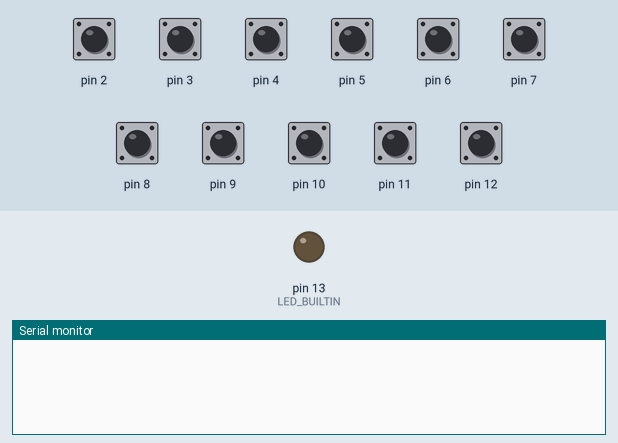
This sketch was run on a simulated Arduino Uno, built with avr-gcc and run on an emulated ATmega328P. On the bench: output pins drawn as LEDs (lit = HIGH), the last lines printed to the serial monitor. Inputs (shaded band) come from the test bench; at power-on: pin 2–12 HIGH.

Above: at 1.4 s.
1.5 s: pin 2 pulled LOW for 0.35 s
At 2.7 s:
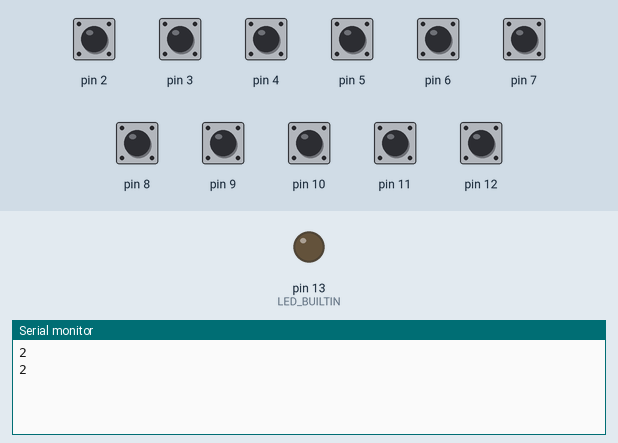
3.3 s: pin 10 pulled LOW for 0.35 s
At 4.1 s:
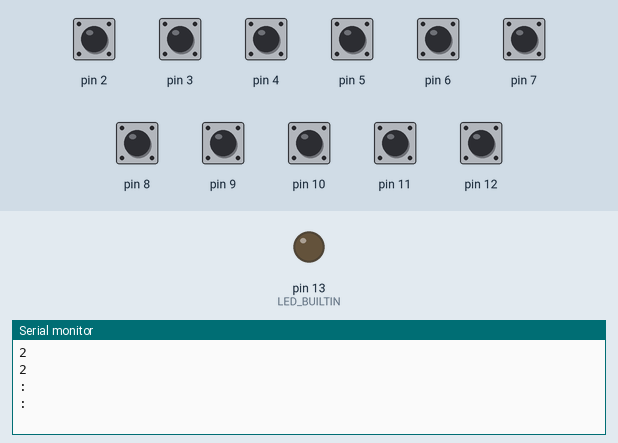
5.1 s: pin 11 pulled LOW for 0.35 s
At 6.6 s:
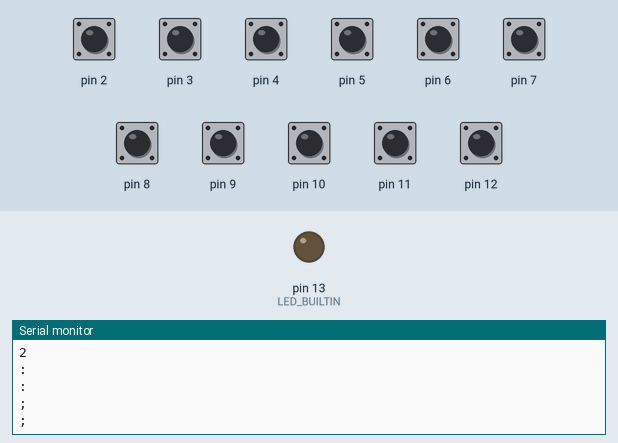
6.9 s: pin 12 pulled LOW for 0.35 s
At 8.2 s:
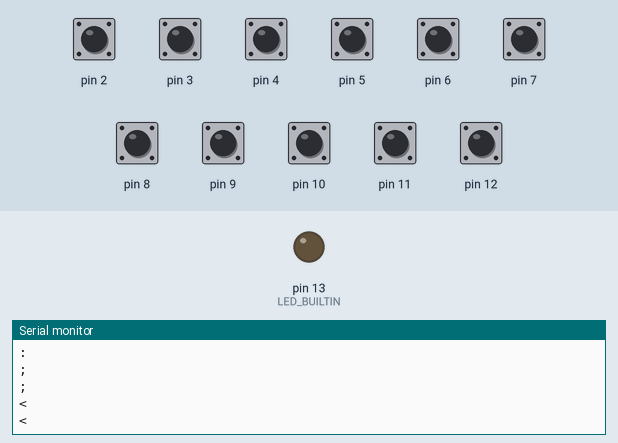

Measured:
- after the input at 1.5 s, the serial monitor: prints a new line at once (image 1)
- after the input at 3.3 s, the serial monitor: prints a new line at once (image 2)
- after the input at 5.1 s, the serial monitor: prints a new line at once (image 3)
- after the input at 6.9 s, the serial monitor: prints a new line at once (image 4)

The sketch:

testled.ino
```cpp
#include "led.h"
#include "pin.h"


LED led(LED_BUILTIN);
byte count =0;

void setup() {
  Serial.begin(9600);
}

void loop() {
 char idx = 0;
 for(idx =0; idx < 13; idx++)
 {
  GPIO pin(idx);
  if(0==pin.GetState())
  {
    Serial.write(idx+'0');
    Serial.print('\n');
    }
  }
     delay(300);
}
```

led.cpp
```cpp
/*****************
LED.cpp
******************/

#include"LED.h"
#include"Arduino.h"

LED::LED(byte p,bool state):m_pin(p)
{
   pinMode(p,OUTPUT);
   digitalWrite(p,state);
}

LED::~LED()
{
    disattach();
}

byte LED::getPin()
{
  return m_pin;
}

void LED::on()
{
    digitalWrite(m_pin,HIGH);
}

void LED::off()
{
   digitalWrite(m_pin,LOW);
}

bool LED::getState()
{
    return digitalRead(m_pin);
}

void LED::disattach()        //引脚回收，恢复到上电状态
{
    digitalWrite(m_pin,LOW);
    pinMode(m_pin,INPUT);
}
GPIO::GPIO(char p)
  :m_pin(p)
{
   pinMode(p,INPUT_PULLUP);
}
char GPIO::GetState()
{
  return digitalRead(m_pin);
}
```

led.h
```cpp
#ifndef __LEDRESOURCE_H
#define __LEDRESOURCE_H
//导入Arduino核心头文件
#include"Arduino.h"

class LED
{
public:
  LED(byte p , bool state=LOW );   //构造函数
  ~LED();          //析构函数
  byte getPin();   //获取控制的引脚
  void on();      //打开LED
  void off();     //关闭LED
  bool getState();  //获取LED状态
  void disattach(); //释放引脚与LED的绑定，使得引脚可以控制其他的东西
private:
  byte m_pin;        //控制led使用的引脚
};
class GPIO
{
public:
  GPIO(char p=0);   //构造函数
  char GetState();
private:
  char m_pin;        //控制的引脚
};
#endif
```

pin.c
```cpp
/*#include "pin.h"

GPIO::GPIO(char p)
  :m_pin(p)
{
   pinMode(p,INPUT);
}

char GPIO::GetState()
{
  return digitalRead(m_pin);
}*/
```

pin.h
```cpp
/*#ifndef __PINRESOURCE_H
#define __PINRESOURCE_H

class GPIO
{
public:
  GPIO(char p=0);   //构造函数
  //char GetState();
private:
  char m_pin;        //控制的引脚
};

#endif*/
```
